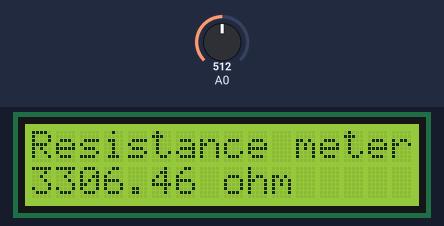
A sketch run on a simulated Arduino Uno, built with avr-gcc and run on an emulated ATmega328P. Parts: 16×2 character LCD. The inputs (shaded band) are chosen by the test bench; at power-on: A0 = 512. What the sketch prints to the serial monitor is not drawn.

Above: at 1.2 s.
1.3 s: A0 set to 761
At 2.5 s:
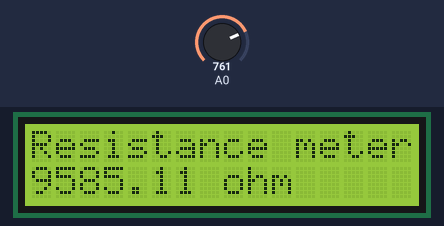
2.8 s: A0 set to 783
At 3.2 s:
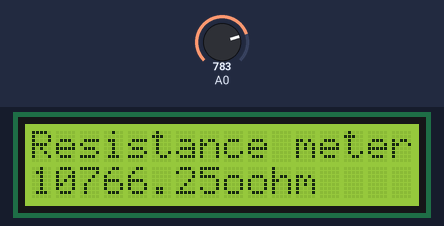
4.3 s: A0 set to 976
At 5.2 s:
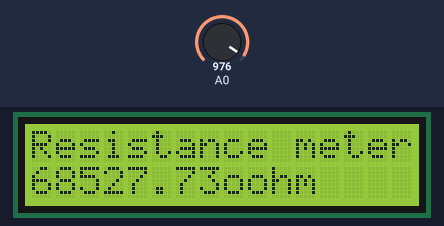
5.8 s: A0 set to 1003
At 6.3 s:
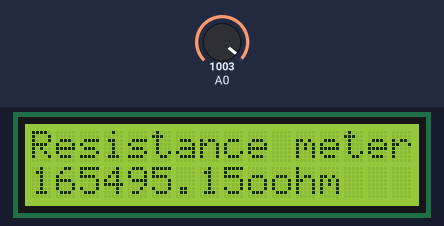
7.3 s: A0 set to 1023
At 7.7 s:
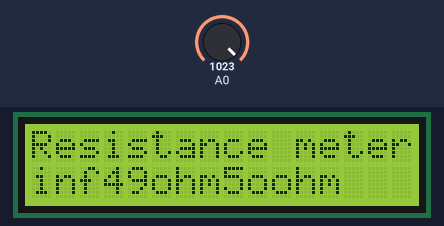
8.8 s: A0 set to 122
At 10.2 s:
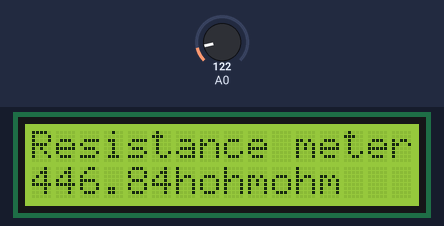
Timing chart, 0 to 11.3 s (numbered marks = the images above; inputs shaded):
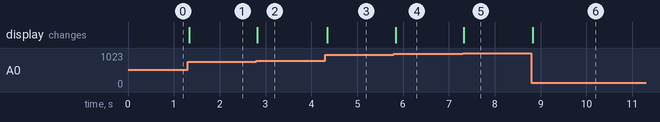

The sketch:

resistance_meter.ino
```cpp
#include <LiquidCrystal.h>

LiquidCrystal lcd(12, 11, 5, 4, 3, 2);

float R1=3300;		//known resistor
float R2=0; 		//unknown resistor

int Vin=5;
float Vout=0;		//voltage accross R2 wrt ground


void setup() {
  lcd.begin(16, 2);
  Serial.begin(9600);
}

void loop() {
  lcd.setCursor(0,0);
  lcd.print("Resistance meter");

  float analogV = analogRead(A0);
  //Serial.print("Value of analog is ");
  //Serial.println(analogV);
  Vout = (analogV*5)/1023;		//converting analog values to voltage.
  Serial.print("Vout is ");
  Serial.println(Vout);

  //Voltage Divider Network Formula
  R2 = (Vout*R1)/(Vin-Vout);
  Serial.println(R2);
  lcd.setCursor(0, 1);
  lcd.print(R2);

  /*
  Converting int to string and then calculating it's length
  to place ohm accordingly
  */
  String strR2 = String(R2);
  int R2len = strR2.length();
  //Serial.println(R2len);
  int newCol = R2len + 1;
  lcd.setCursor(newCol,1);
  lcd.print("ohm");
}
 
```

Measured:
- the behaviour switches between 769 and 770 on A0 (found by bisection; images 1 and 2)
- the behaviour switches between 1022 and 1023 on A0 (found by bisection; images 4 and 5)
- after the input at 1.3 s, the display: changes at once (image 1)
- after the input at 2.8 s, the display: changes at once (image 2)
- after the input at 4.3 s, the display: changes after 0.05 s (image 3)
- after the input at 5.8 s, the display: changes at once (image 4)
- after the input at 7.3 s, the display: changes at once (image 5)
- after the input at 8.8 s, the display: changes at once (image 6)
